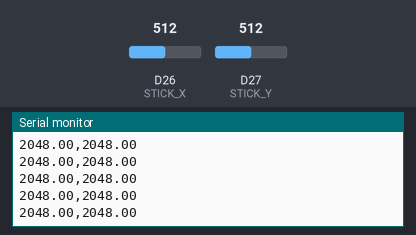
Simulated run of this sketch. Board: Arduino Due. Shown: the last lines printed to the serial monitor. The test bench sets the inputs (shaded band); at power-on: D26 (STICK_X) = 512, D27 (STICK_Y) = 512 (analog values on the 0–1023 scale).

Above: at 1.2 s.
1.3 s: D26 (STICK_X) set to 716
At 2.4 s:
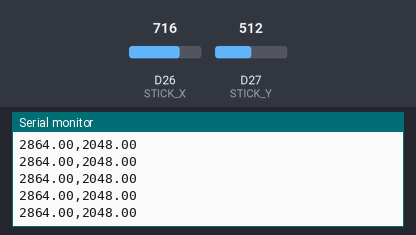
2.8 s: D27 (STICK_Y) set to 716
At 3.4 s:
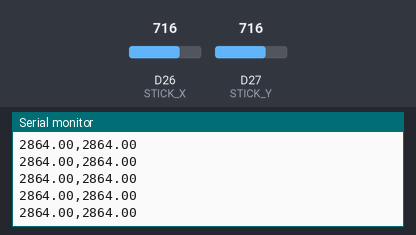
4.3 s: D26 (STICK_X) set to 900
At 4.9 s:
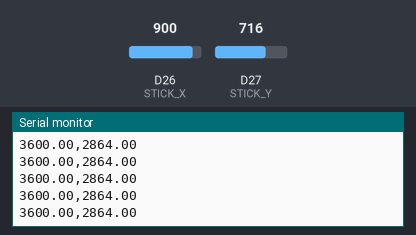
5.8 s: D27 (STICK_Y) set to 900
At 6.6 s:
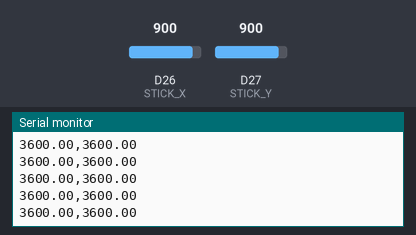
Timing chart, 0 to 8.3 s (numbered marks = the images above; inputs shaded):
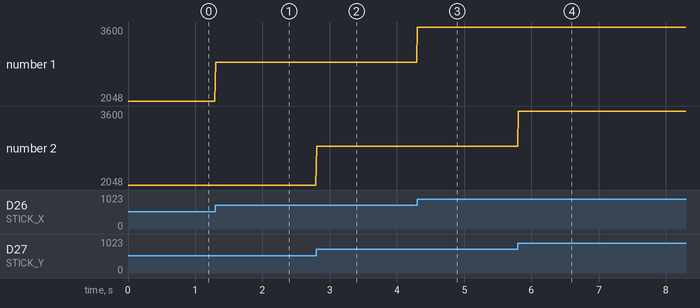

The sketch:

JoyStick_Test.ino
```cpp
#define STICK_X 26
#define STICK_Y 27

void setup() {
  // put your setup code here, to run once:
  analogReadResolution(12);
}

void loop() {
  // put your main code here, to run repeatedly:

  float stick_x = analogRead(STICK_X);
  float stick_y = analogRead(STICK_Y);

  Serial.print(stick_x);
  Serial.print(",");
  Serial.println(stick_y);

  delay(10);
}
```

Measured:
- after the input at 1.3 s, the serial monitor: prints a new line at once (image 1)
- after the input at 2.8 s, the serial monitor: prints a new line at once (image 2)
- after the input at 4.3 s, the serial monitor: prints a new line at once (image 3)
- after the input at 5.8 s, the serial monitor: prints a new line at once (image 4)
- plotted number 1: 2048 → 2864 after the input at 1.3 s, 2864 → 3600 after the input at 4.3 s
